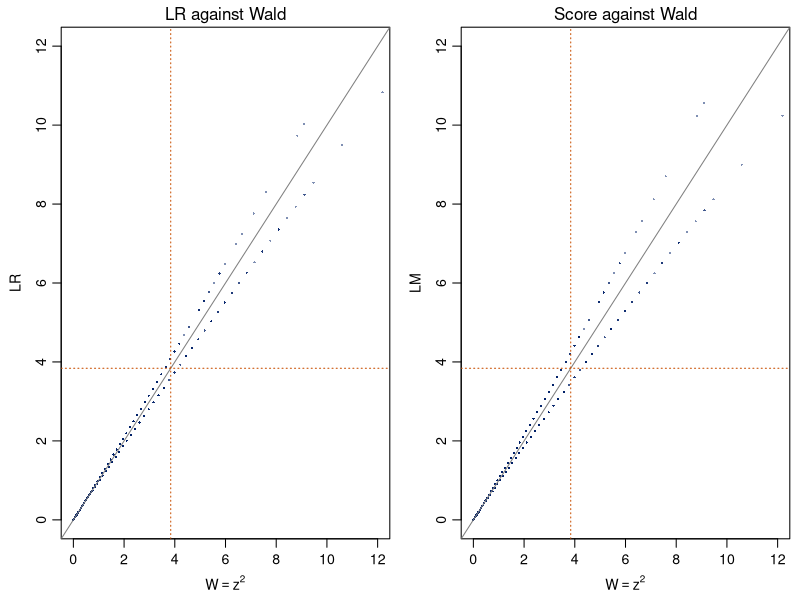

Reproduce this figure in R.
## Week 3 slides, Testing section: simulations and figures.
## Run from the week folder:  Rscript figs/make_testing_figs.R
set.seed(723)
dukeblue <- rgb(1, 33, 105, maxColorValue = 255)
accent   <- rgb(200, 78, 0, maxColorValue = 255)

## ---------- 1. Poisson, n = 200, theta0 = 2: three rulers ----------------
n <- 200; th0 <- 2; R <- 20000
ybar <- replicate(R, mean(rpois(n, th0)))
W  <- n * (ybar - th0)^2 / ybar                     # observed info at ybar: n/ybar
LM <- n * (ybar - th0)^2 / th0                      # expected info at theta0: n/theta0
LR <- 2 * n * (ybar * log(ybar / th0) - (ybar - th0))
cat("Poisson n=200: reject rates  W", mean(W > 3.84), " LR", mean(LR > 3.84),
    " LM", mean(LM > 3.84), "\n")
cat("max |LR - W| =", max(abs(LR - W)), "; max |LM - W| =", max(abs(LM - W)), "\n")
cat("share of samples where the three verdicts differ:",
    mean((W > 3.84) != (LR > 3.84) | (W > 3.84) != (LM > 3.84)), "\n")

pdf("figs/rulers_large.pdf", width = 6.4, height = 3.2)
par(mfrow = c(1, 2), mar = c(3.6, 3.6, 1.6, 0.6), mgp = c(2.2, 0.7, 0), cex = 0.85)
idx <- sample(R, 2000)
plot(W[idx], LR[idx], pch = 16, cex = 0.35, col = adjustcolor(dukeblue, 0.5),
     xlab = expression(W == z^2), ylab = "LR", main = "LR against Wald", font.main = 1,
     xlim = c(0, 12), ylim = c(0, 12))
abline(0, 1, col = "gray50"); abline(h = 3.84, v = 3.84, lty = 3, col = accent)
plot(W[idx], LM[idx], pch = 16, cex = 0.35, col = adjustcolor(dukeblue, 0.5),
     xlab = expression(W == z^2), ylab = "LM", main = "Score against Wald", font.main = 1,
     xlim = c(0, 12), ylim = c(0, 12))
abline(0, 1, col = "gray50"); abline(h = 3.84, v = 3.84, lty = 3, col = accent)
dev.off()

## worked numbers for one sample, ybar = 2.3
yb <- 2.3
cat(sprintf("ybar=2.3: W=%.2f LR=%.2f LM=%.2f\n", n*(yb-th0)^2/yb,
            2*n*(yb*log(yb/th0)-(yb-th0)), n*(yb-th0)^2/th0))

## ---------- 2. Bernoulli, theta0 = 0.1: exact enumeration ----------------
th0 <- 0.1
rulers <- function(n, s) {
  th <- s / n
  se <- sqrt(th * (1 - th) / n)
  z  <- (th - th0) / se
  W  <- z^2
  l  <- function(t) ifelse(s == 0, 0, s * log(t)) + ifelse(s == n, 0, (n - s) * log(1 - t))
  LR <- 2 * (l(th) - l(th0))
  S  <- s / th0 - (n - s) / (1 - th0)
  LM <- S^2 / (n / (th0 * (1 - th0)))
  data.frame(s = s, theta_hat = th, se = se, z = z, W = W, LR = LR, LM = LM)
}
cat("\nBernoulli n=20, s = 0..4:\n")
print(round(rulers(20, 0:4), 3))
cat("\nExact rejection rates at 3.84, theta0 = 0.1:\n")
for (n in c(20, 50, 100, 500)) {
  s <- 0:n; p <- dbinom(s, n, th0); r <- rulers(n, s)
  undef <- is.na(r$W) | !is.finite(r$W)
  cat(sprintf("n=%4d  W undefined %5.1f%%  W rejects %5.1f%%  LR rejects %5.1f%%  LM rejects %5.1f%%\n",
      n, 100*sum(p[undef]), 100*sum(p[!undef & r$W > 3.84]),
      100*sum(p[r$LR > 3.84]), 100*sum(p[r$LM > 3.84])))
}

## ---------- 3. check the parabola_n table: drop at 2 SE below the peak ----
th <- 0.1
for (n in c(20, 100, 500, 2000)) {
  se <- sqrt(th * (1 - th) / n); t2 <- th - 2 * se
  drop <- if (t2 <= 0) NA else n * (th * log(th / t2) + (1 - th) * log((1 - th) / (1 - t2)))
  cat(sprintf("n=%4d  theta at -2SE = %.3f  drop = %.2f\n", n, t2, drop))
}
